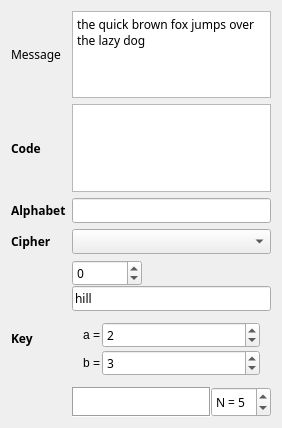
<?xml version="1.0" encoding="UTF-8"?>
<ui version="4.0">
 <class>CipherWidget</class>
 <widget class="QWidget" name="CipherWidget">
  <property name="geometry">
   <rect>
    <x>0</x>
    <y>0</y>
    <width>282</width>
    <height>428</height>
   </rect>
  </property>
  <property name="windowTitle">
   <string>Cipher</string>
  </property>
  <layout class="QGridLayout" name="gridLayout_2">
   <item row="2" column="0">
    <layout class="QGridLayout" name="gridLayout">
     <item row="1" column="0">
      <widget class="QLabel" name="message_label">
       <property name="font">
        <font>
         <family>Ubuntu Mono</family>
        </font>
       </property>
       <property name="text">
        <string>Message</string>
       </property>
      </widget>
     </item>
     <item row="2" column="1">
      <widget class="QPlainTextEdit" name="code_text_edit">
       <property name="font">
        <font>
         <family>Ubuntu Mono</family>
         <weight>50</weight>
         <bold>false</bold>
        </font>
       </property>
      </widget>
     </item>
     <item row="6" column="1">
      <layout class="QVBoxLayout" name="verticalLayout">
       <property name="spacing">
        <number>0</number>
       </property>
       <property name="sizeConstraint">
        <enum>QLayout::SetMaximumSize</enum>
       </property>
       <item>
        <widget class="QSpinBox" name="key_spin_box">
         <property name="maximumSize">
          <size>
           <width>70</width>
           <height>16777215</height>
          </size>
         </property>
         <property name="font">
          <font>
           <family>Ubuntu Mono</family>
           <weight>50</weight>
           <bold>false</bold>
          </font>
         </property>
         <property name="minimum">
          <number>-2147483648</number>
         </property>
         <property name="maximum">
          <number>2147483647</number>
         </property>
        </widget>
       </item>
       <item>
        <widget class="QLineEdit" name="key_line_edit">
         <property name="enabled">
          <bool>true</bool>
         </property>
         <property name="font">
          <font>
           <family>Ubuntu Mono</family>
          </font>
         </property>
         <property name="text">
          <string>hill</string>
         </property>
         <property name="placeholderText">
          <string>key</string>
         </property>
         <property name="clearButtonEnabled">
          <bool>false</bool>
         </property>
        </widget>
       </item>
       <item>
        <widget class="QWidget" name="affine_widget" native="true">
         <layout class="QGridLayout" name="affine_key_grid">
          <property name="spacing">
           <number>2</number>
          </property>
          <item row="1" column="0">
           <widget class="QLabel" name="key_b_label">
            <property name="sizePolicy">
             <sizepolicy hsizetype="Maximum" vsizetype="Preferred">
              <horstretch>0</horstretch>
              <verstretch>0</verstretch>
             </sizepolicy>
            </property>
            <property name="font">
             <font>
              <weight>50</weight>
              <bold>false</bold>
             </font>
            </property>
            <property name="text">
             <string>b =</string>
            </property>
           </widget>
          </item>
          <item row="0" column="1">
           <widget class="QSpinBox" name="key_a_spin_box">
            <property name="font">
             <font>
              <family>Ubuntu Mono</family>
              <weight>50</weight>
              <bold>false</bold>
             </font>
            </property>
            <property name="minimum">
             <number>-2147483648</number>
            </property>
            <property name="maximum">
             <number>2147483647</number>
            </property>
            <property name="value">
             <number>2</number>
            </property>
           </widget>
          </item>
          <item row="0" column="0">
           <widget class="QLabel" name="key_a_label">
            <property name="sizePolicy">
             <sizepolicy hsizetype="Maximum" vsizetype="Preferred">
              <horstretch>0</horstretch>
              <verstretch>0</verstretch>
             </sizepolicy>
            </property>
            <property name="font">
             <font>
              <weight>50</weight>
              <bold>false</bold>
             </font>
            </property>
            <property name="text">
             <string>a =</string>
            </property>
           </widget>
          </item>
          <item row="1" column="1">
           <widget class="QSpinBox" name="key_b_spin_box">
            <property name="font">
             <font>
              <family>Ubuntu Mono</family>
              <weight>50</weight>
              <bold>false</bold>
             </font>
            </property>
            <property name="minimum">
             <number>-2147483648</number>
            </property>
            <property name="maximum">
             <number>2147483647</number>
            </property>
            <property name="value">
             <number>3</number>
            </property>
           </widget>
          </item>
         </layout>
        </widget>
       </item>
       <item>
        <widget class="QWidget" name="permutation_container" native="true">
         <property name="sizePolicy">
          <sizepolicy hsizetype="Preferred" vsizetype="Maximum">
           <horstretch>0</horstretch>
           <verstretch>0</verstretch>
          </sizepolicy>
         </property>
         <property name="maximumSize">
          <size>
           <width>16777215</width>
           <height>80</height>
          </size>
         </property>
         <property name="font">
          <font>
           <family>Ubuntu Mono</family>
          </font>
         </property>
         <layout class="QGridLayout" name="permutation_widget">
          <property name="sizeConstraint">
           <enum>QLayout::SetMaximumSize</enum>
          </property>
          <property name="leftMargin">
           <number>0</number>
          </property>
          <property name="topMargin">
           <number>0</number>
          </property>
          <property name="rightMargin">
           <number>0</number>
          </property>
          <property name="bottomMargin">
           <number>0</number>
          </property>
          <property name="spacing">
           <number>0</number>
          </property>
          <item row="0" column="0">
           <widget class="QListWidget" name="permutation_keys">
            <property name="sizePolicy">
             <sizepolicy hsizetype="Minimum" vsizetype="Minimum">
              <horstretch>0</horstretch>
              <verstretch>0</verstretch>
             </sizepolicy>
            </property>
            <property name="maximumSize">
             <size>
              <width>16777215</width>
              <height>30</height>
             </size>
            </property>
            <property name="font">
             <font>
              <family>Ubuntu Mono</family>
             </font>
            </property>
            <property name="cursor" stdset="0">
             <cursorShape>OpenHandCursor</cursorShape>
            </property>
            <property name="contextMenuPolicy">
             <enum>Qt::DefaultContextMenu</enum>
            </property>
            <property name="acceptDrops">
             <bool>true</bool>
            </property>
            <property name="layoutDirection">
             <enum>Qt::LeftToRight</enum>
            </property>
            <property name="frameShape">
             <enum>QFrame::Box</enum>
            </property>
            <property name="frameShadow">
             <enum>QFrame::Sunken</enum>
            </property>
            <property name="lineWidth">
             <number>1</number>
            </property>
            <property name="horizontalScrollBarPolicy">
             <enum>Qt::ScrollBarAlwaysOff</enum>
            </property>
            <property name="sizeAdjustPolicy">
             <enum>QAbstractScrollArea::AdjustToContentsOnFirstShow</enum>
            </property>
            <property name="dragEnabled">
             <bool>true</bool>
            </property>
            <property name="dragDropOverwriteMode">
             <bool>true</bool>
            </property>
            <property name="dragDropMode">
             <enum>QAbstractItemView::InternalMove</enum>
            </property>
            <property name="defaultDropAction">
             <enum>Qt::MoveAction</enum>
            </property>
            <property name="alternatingRowColors">
             <bool>false</bool>
            </property>
            <property name="textElideMode">
             <enum>Qt::ElideMiddle</enum>
            </property>
            <property name="movement">
             <enum>QListView::Static</enum>
            </property>
            <property name="flow">
             <enum>QListView::LeftToRight</enum>
            </property>
            <property name="resizeMode">
             <enum>QListView::Adjust</enum>
            </property>
            <property name="spacing">
             <number>0</number>
            </property>
            <property name="viewMode">
             <enum>QListView::ListMode</enum>
            </property>
            <property name="uniformItemSizes">
             <bool>false</bool>
            </property>
            <property name="selectionRectVisible">
             <bool>true</bool>
            </property>
           </widget>
          </item>
          <item row="0" column="1">
           <widget class="QSpinBox" name="permutation_spin_box">
            <property name="maximumSize">
             <size>
              <width>60</width>
              <height>30</height>
             </size>
            </property>
            <property name="prefix">
             <string>N = </string>
            </property>
            <property name="minimum">
             <number>1</number>
            </property>
            <property name="maximum">
             <number>20</number>
            </property>
            <property name="value">
             <number>5</number>
            </property>
           </widget>
          </item>
         </layout>
        </widget>
       </item>
      </layout>
     </item>
     <item row="2" column="0">
      <widget class="QLabel" name="code_label">
       <property name="font">
        <font>
         <family>Ubuntu Mono</family>
         <weight>75</weight>
         <bold>true</bold>
        </font>
       </property>
       <property name="text">
        <string>Code</string>
       </property>
      </widget>
     </item>
     <item row="1" column="1">
      <widget class="QPlainTextEdit" name="message_text_edit">
       <property name="font">
        <font>
         <family>Ubuntu Mono</family>
         <weight>50</weight>
         <bold>false</bold>
        </font>
       </property>
       <property name="plainText">
        <string>the quick brown fox jumps over the lazy dog</string>
       </property>
      </widget>
     </item>
     <item row="6" column="0">
      <widget class="QLabel" name="key_label">
       <property name="font">
        <font>
         <family>Ubuntu Mono</family>
         <weight>75</weight>
         <bold>true</bold>
        </font>
       </property>
       <property name="text">
        <string>Key</string>
       </property>
      </widget>
     </item>
     <item row="5" column="0">
      <widget class="QLabel" name="cipher_label">
       <property name="font">
        <font>
         <family>Ubuntu Mono</family>
         <weight>75</weight>
         <bold>true</bold>
        </font>
       </property>
       <property name="text">
        <string>Cipher</string>
       </property>
      </widget>
     </item>
     <item row="4" column="0">
      <widget class="QLabel" name="alphabet_label">
       <property name="font">
        <font>
         <family>Ubuntu Mono</family>
         <weight>75</weight>
         <bold>true</bold>
        </font>
       </property>
       <property name="text">
        <string>Alphabet</string>
       </property>
      </widget>
     </item>
     <item row="5" column="1">
      <widget class="QComboBox" name="cipher_combo_box">
       <property name="font">
        <font>
         <family>Ubuntu Mono</family>
         <weight>50</weight>
         <bold>false</bold>
        </font>
       </property>
      </widget>
     </item>
     <item row="4" column="1">
      <widget class="QLineEdit" name="alphabet_line_edit">
       <property name="font">
        <font>
         <family>Ubuntu Mono</family>
         <weight>50</weight>
         <bold>false</bold>
        </font>
       </property>
      </widget>
     </item>
    </layout>
   </item>
  </layout>
 </widget>
 <layoutdefault spacing="6" margin="11"/>
 <resources/>
 <connections/>
</ui>
